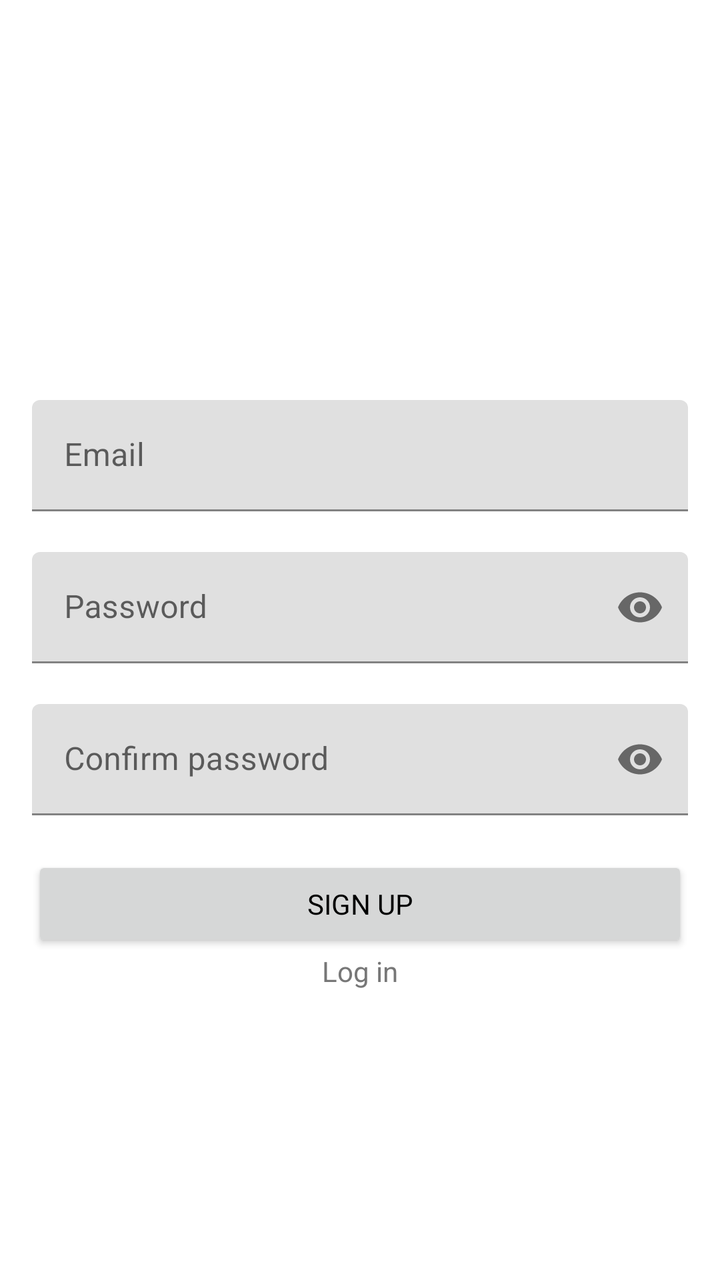
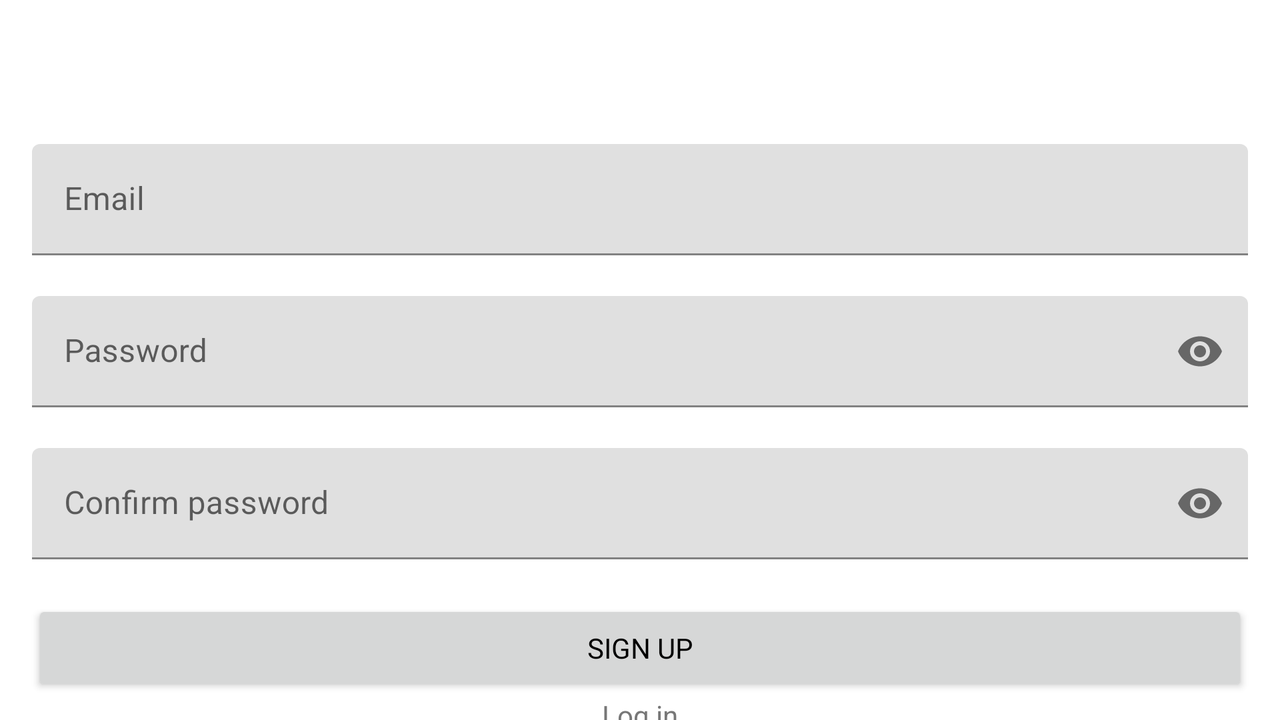

Compare how this app lays out the same screen by default and in its alternative resource folder. The renders come first, then the two layout files and the values they reference.
<!-- AndroidManifest.xml: application theme Theme.DomainSearch.NoActionBar -->
<!-- res/layout/fragment_signup.xml -->
<?xml version="1.0" encoding="utf-8"?>
<layout xmlns:android="http://schemas.android.com/apk/res/android"
    xmlns:app="http://schemas.android.com/apk/res-auto">

    <data>

    </data>

    <androidx.constraintlayout.widget.ConstraintLayout
        android:layout_width="match_parent"
        android:layout_height="match_parent">

        <com.google.android.material.textfield.TextInputLayout
            android:id="@+id/email_edit_text_layout"
            android:layout_width="match_parent"
            android:layout_height="wrap_content"
            android:layout_marginStart="@dimen/login_activity_side_margin"
            android:layout_marginTop="200dp"
            android:layout_marginEnd="@dimen/login_activity_side_margin"
            android:hint="@string/email"
            app:errorEnabled="true"
            app:layout_constraintEnd_toEndOf="parent"
            app:layout_constraintStart_toStartOf="parent"
            app:layout_constraintTop_toTopOf="parent">

            <com.google.android.material.textfield.TextInputEditText
                android:id="@+id/email_edit_text"
                android:layout_width="match_parent"
                android:layout_height="wrap_content"
                android:imeOptions="actionDone"
                android:inputType="textEmailAddress"
                android:maxLines="1"
                android:singleLine="true" />

        </com.google.android.material.textfield.TextInputLayout>

        <com.google.android.material.textfield.TextInputLayout
            android:id="@+id/password_edit_text_layout"
            android:layout_width="match_parent"
            android:layout_height="wrap_content"
            android:layout_marginStart="@dimen/login_activity_side_margin"
            android:layout_marginEnd="@dimen/login_activity_side_margin"
            android:hint="@string/password"
            app:errorEnabled="true"
            app:endIconMode="password_toggle"
            app:layout_constraintEnd_toEndOf="parent"
            app:layout_constraintStart_toStartOf="parent"
            app:layout_constraintTop_toBottomOf="@+id/email_edit_text_layout">

            <com.google.android.material.textfield.TextInputEditText
                android:id="@+id/password_edit_text"
                android:layout_width="match_parent"
                android:layout_height="wrap_content"
                android:imeOptions="actionDone"
                android:inputType="textPassword"
                android:maxLength="16"
                android:maxLines="1"
                android:singleLine="true" />

        </com.google.android.material.textfield.TextInputLayout>

        <com.google.android.material.textfield.TextInputLayout
            android:id="@+id/confirm_password_edit_text_layout"
            android:layout_width="match_parent"
            android:layout_height="wrap_content"
            android:layout_marginStart="@dimen/login_activity_side_margin"
            android:layout_marginEnd="@dimen/login_activity_side_margin"
            android:hint="@string/confirm_password"
            app:endIconMode="password_toggle"
            app:errorEnabled="true"
            app:layout_constraintEnd_toEndOf="parent"
            app:layout_constraintStart_toStartOf="parent"
            app:layout_constraintTop_toBottomOf="@+id/password_edit_text_layout">

            <com.google.android.material.textfield.TextInputEditText
                android:id="@+id/confirm_password_edit_text"
                android:layout_width="match_parent"
                android:layout_height="wrap_content"
                android:imeOptions="actionDone"
                android:inputType="textPassword"
                android:maxLength="16"
                android:maxLines="1"
                android:singleLine="true" />

        </com.google.android.material.textfield.TextInputLayout>

        <Button
            android:id="@+id/signup_button"
            android:layout_width="match_parent"
            android:layout_height="wrap_content"
            android:layout_marginStart="@dimen/login_activity_side_margin"
            android:layout_marginEnd="@dimen/login_activity_side_margin"
            android:text="@string/sign_up"
            app:layout_constraintEnd_toEndOf="parent"
            app:layout_constraintStart_toStartOf="parent"
            app:layout_constraintTop_toBottomOf="@+id/confirm_password_edit_text_layout" />

        <TextView
            android:id="@+id/login_text_view"
            android:layout_width="wrap_content"
            android:layout_height="wrap_content"
            android:text="@string/log_in"
            android:textColor="@color/grey"
            app:layout_constraintEnd_toEndOf="parent"
            app:layout_constraintStart_toStartOf="parent"
            app:layout_constraintTop_toBottomOf="@+id/signup_button" />

    </androidx.constraintlayout.widget.ConstraintLayout>
</layout>
<!-- resources referenced by this layout -->
<resources>
  <color name="grey">#777777</color>
  <dimen name="login_activity_side_margin">16dp</dimen>
  <string name="confirm_password">Confirm password</string>
  <string name="email">Email</string>
  <string name="log_in">Log in</string>
  <string name="password">Password</string>
  <string name="sign_up">Sign up</string>
  <style name="Theme.DomainSearch.NoActionBar">
          <item name="windowActionBar">false</item>
          <item name="windowNoTitle">true</item>
      </style>
</resources>
<!-- res/layout-land/fragment_signup.xml (the author's variant of the layout above) -->
<!-- drawn on the phone turned sideways -->
<?xml version="1.0" encoding="utf-8"?>
<layout xmlns:android="http://schemas.android.com/apk/res/android"
    xmlns:app="http://schemas.android.com/apk/res-auto">

    <androidx.constraintlayout.widget.ConstraintLayout
        android:layout_width="match_parent"
        android:layout_height="match_parent">

        <com.google.android.material.textfield.TextInputLayout
            android:id="@+id/email_edit_text_layout"
            android:layout_width="match_parent"
            android:layout_height="wrap_content"
            android:layout_marginStart="@dimen/login_activity_side_margin"
            android:layout_marginTop="72dp"
            android:layout_marginEnd="@dimen/login_activity_side_margin"
            android:hint="@string/email"
            app:errorEnabled="true"
            app:layout_constraintEnd_toEndOf="parent"
            app:layout_constraintStart_toStartOf="parent"
            app:layout_constraintTop_toTopOf="parent">

            <com.google.android.material.textfield.TextInputEditText
                android:id="@+id/email_edit_text"
                android:layout_width="match_parent"
                android:layout_height="wrap_content"
                android:imeOptions="actionDone"
                android:inputType="textEmailAddress"
                android:maxLines="1"
                android:singleLine="true" />

        </com.google.android.material.textfield.TextInputLayout>

        <com.google.android.material.textfield.TextInputLayout
            android:id="@+id/password_edit_text_layout"
            android:layout_width="match_parent"
            android:layout_height="wrap_content"
            android:layout_marginStart="@dimen/login_activity_side_margin"
            android:layout_marginEnd="@dimen/login_activity_side_margin"
            android:hint="@string/password"
            app:errorEnabled="true"
            app:endIconMode="password_toggle"
            app:layout_constraintEnd_toEndOf="parent"
            app:layout_constraintStart_toStartOf="parent"
            app:layout_constraintTop_toBottomOf="@+id/email_edit_text_layout">

            <com.google.android.material.textfield.TextInputEditText
                android:id="@+id/password_edit_text"
                android:layout_width="match_parent"
                android:layout_height="wrap_content"
                android:imeOptions="actionDone"
                android:inputType="textPassword"
                android:maxLength="16"
                android:maxLines="1"
                android:singleLine="true" />

        </com.google.android.material.textfield.TextInputLayout>

        <com.google.android.material.textfield.TextInputLayout
            android:id="@+id/confirm_password_edit_text_layout"
            android:layout_width="match_parent"
            android:layout_height="wrap_content"
            android:layout_marginStart="@dimen/login_activity_side_margin"
            android:layout_marginEnd="@dimen/login_activity_side_margin"
            android:hint="@string/confirm_password"
            app:endIconMode="password_toggle"
            app:errorEnabled="true"
            app:layout_constraintEnd_toEndOf="parent"
            app:layout_constraintStart_toStartOf="parent"
            app:layout_constraintTop_toBottomOf="@+id/password_edit_text_layout">

            <com.google.android.material.textfield.TextInputEditText
                android:id="@+id/confirm_password_edit_text"
                android:layout_width="match_parent"
                android:layout_height="wrap_content"
                android:imeOptions="actionDone"
                android:inputType="textPassword"
                android:maxLength="16"
                android:maxLines="1"
                android:singleLine="true" />

        </com.google.android.material.textfield.TextInputLayout>

        <Button
            android:id="@+id/signup_button"
            android:layout_width="match_parent"
            android:layout_height="wrap_content"
            android:layout_marginStart="@dimen/login_activity_side_margin"
            android:layout_marginEnd="@dimen/login_activity_side_margin"
            android:text="@string/sign_up"
            app:layout_constraintEnd_toEndOf="parent"
            app:layout_constraintStart_toStartOf="parent"
            app:layout_constraintTop_toBottomOf="@+id/confirm_password_edit_text_layout" />

        <TextView
            android:id="@+id/login_text_view"
            android:layout_width="wrap_content"
            android:layout_height="wrap_content"
            android:text="@string/log_in"
            android:textColor="@color/grey"
            app:layout_constraintEnd_toEndOf="parent"
            app:layout_constraintStart_toStartOf="parent"
            app:layout_constraintTop_toBottomOf="@+id/signup_button" />

    </androidx.constraintlayout.widget.ConstraintLayout>
</layout>
